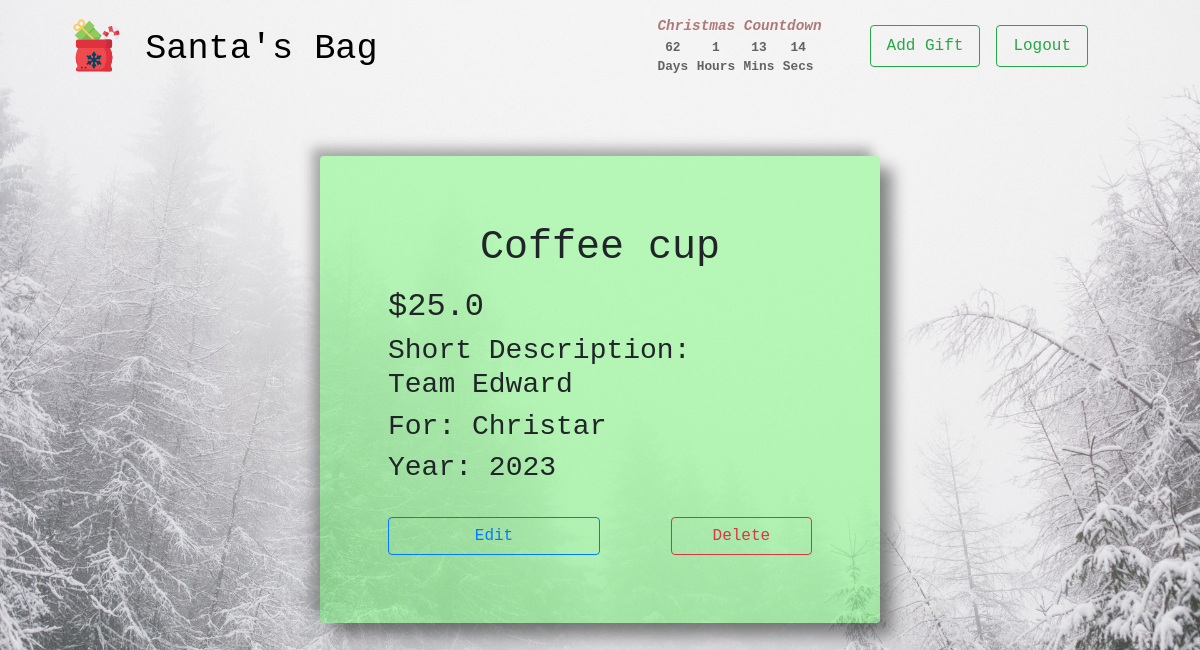
Page /gift-details/50 (signed in) on the committed database.
### mainapp/models.py (models this page shows, shortened)
class gift(models.Model):
    gift_name = models.CharField(max_length=150)
    price = models.FloatField()
    type = models.CharField(max_length=150)
    recipient = models.ForeignKey(Recipient, on_delete=models.CASCADE)
    user = models.ForeignKey(
        "auth.User",
        on_delete=models.CASCADE,
    )
    year = models.IntegerField()

class Recipient(models.Model):
    def __str__(self):
        return self.name
    name = models.CharField(max_length=150)
    user = models.ForeignKey(
        "auth.User",
        on_delete=models.CASCADE
    )

### mainapp/views.py (the view)
# urls.py: path('gift-details/<int:id>', views.details, name='details'),
@login_required
def details(request, id):
    try:
        item = Gift.objects.get(pk=id)
        context = {'item': item}
        return render(request, "mainapp/details.html", context)
    except Gift.DoesNotExist:
        return redirect('mainapp:no_page')

### mainapp/templates/mainapp/details.html
{% extends 'mainapp/base.html'%}
{% block body %}
{% if  item.user == user %}
    <div class="container-fluid">
        <div class="mt-3 d-flex justify-content-center flex-nowrap">
            <div style='background: rgba(0, 255, 0, 0.25); width: 35rem' class ="mt-5 rounded p-5 neu-shadow">
            <div class="card background-color-card border-0">
            <div class="col card-body">
                <h1 class="card-title text-center holiday-font pb-1">{{item.gift_name|capfirst}}</h1>
                <h2>${{item.price}}</h2>
                <h3>Short Description: <br>{{item.type}}</h3>
                <h3>For: {{item.recipient|capfirst}}</h3>
                <h3>Year: {{item.year}}</h3>
                <div class="d-flex justify-content-between pt-2">
                    <a href="{% url 'mainapp:update_item' item.id %}" class="mt-3 btn btn-outline-primary col-6">Edit</a>
                    <a href="{% url 'mainapp:delete_item' item.id %}" class="mt-3 btn btn-outline-danger col-4">Delete</a>
                </div>
            </div>
            </div>
            </div>
        </div>
    </div>
{% else %}
    <p>Oops! No peaking at other's presents. <a href="{% url 'mainapp:index' %}">Click here to return to your gift bag</a></p>
{% endif %}
{% endblock %}

### mainapp/static/mainapp/style.css (style rules this page uses)
body { font-family:'Courier New', Courier, monospace; background-image: url('/pictures/snow.jpeg'); background-size: cover; }
.holiday-font { font-family: 'Holiday', 'Courier New', Courier, monospace; }
.background-color-card { background: rgba(197, 7, 0, 0); }
.neu-shadow { box-shadow: 12px 12px 16px 0 rgba(0, 0, 0, 0.45), -8px -8px 12px 0 rgba(100, 100, 100, 0.5);; }

### rows in the picture
gift: gift_name "Coffee cup", price "25.0", type "Team Edward", recipient "Christar", year "2023"
